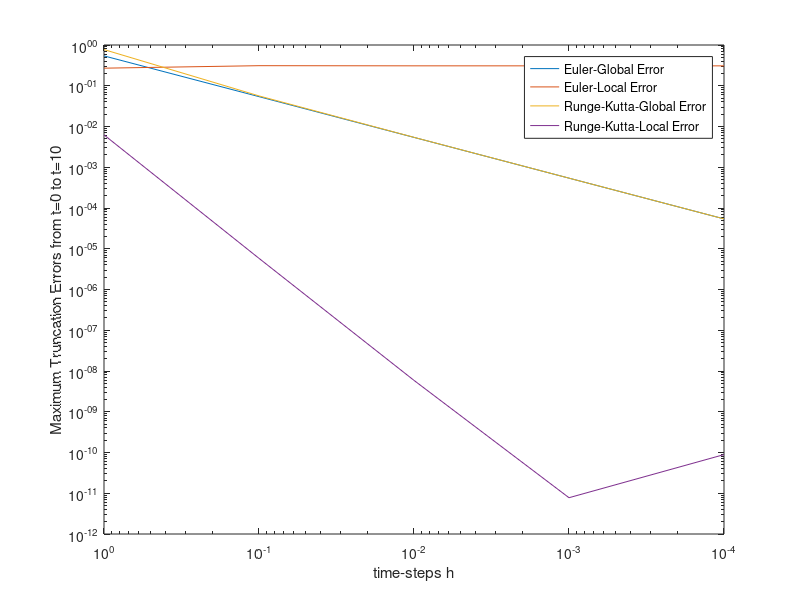

Write MATLAB code to recreate this figure.
clc;
clear;
a=0;%start time
b=10;%end time
format long;
max_error=zeros(6,5);
f=@(t,y)cos(y);
y_exact=@(t)2*atan(tanh(0.5*(t-2*atanh(tan(0.5))))); %The exact solution
%
for j=0:1:4
    h=10^-j;
    N=(b-a)/h;
    y0=-1;
    t=zeros(N,1);
    %initial values
    t(1)=a;
    w=y0;
    v=y0;
    
    A=zeros(N,8);
    A(1,1)=a;
    A(1,2)=w;
    A(1,3)=y0;
    
    A(1,4)=abs(y0-w);
    A(1,5)=((y0-w)/h);%local truncation error of euler method
    
    A(1,6)=v;
    A(1,7)=abs(y0-v);%global truncation error of euler method
    A(1,8)=((y0-v)/h);%local truncation error of euler method    
   
    p_w=w;
    p_v=v;

    for i=2:1:N
        %numerical solution after each steps
        w=p_w+h*f(t(i-1),p_w);
          
        %global truncation error of euler method
        A(i,4)=abs(y_exact(t(i-1))-w);
        
        A(i,5)=(y_exact(t(i-1))-w)/h;
        %A(i+1,5)=((y-p_w)/h-cos(p_w));%local truncation error of euler method    
       
        
        K1=h*f(t(i-1),p_v);%Runge-Kutta
        K2=h*f((t(i-1)+h/2),(p_v+K1/2));
        K3=h*f((t(i-1)+h/2),(p_v+K2/2));
        K4=h*f((t(i-1)+h),(p_v+K3));
        phi=(K1+2*K2+2*K3+K4)/(6*h);
        v=p_v+h*phi;
           
         
        t(i)=a+i*h;  
        
        A(i,1)=t(i);
        A(i,2)=p_w;
        A(i,3)=y_exact(t(i-1)); %exact value
        
        %column 4,5,7,8 of matrix A are local and trucation errors of two
        %different method
        %Global is defined as the difference between approximation solution
        %and exact solution
             
        
        A(i,6)=p_v;
        A(i,7)=abs(y_exact(t(i-1))-v);%global truncation error of runge-kutta method
        
        
        %A(i+1,8)=((y-p_v)/h-phi);%local truncation error of runge-kutta method
        A(i,8)=(y_exact(t(i-1))-v)/h;
        %p_y=y;
        p_w=w;
        p_v=v;

    end
    %A
    
    
    max_error(j+1,1)= h;
    max_error(j+1,2)= max(A(:,4)); %global euler error
    max_error(j+1,3)= max(A(:,5)); %local truncation error--euler
    max_error(j+1,4)= max(A(:,7)); %global runge-kutta error
    max_error(j+1,5)= max(A(:,8)); %local truncation error--runge-kutta
       
end
%A
%max_error
loglog(max_error(:,1),max_error(:,2),max_error(:,1),max_error(:,3),max_error(:,1),max_error(:,4),max_error(:,1),max_error(:,5));
hleg1=legend('Euler-Global Error','Euler-Local Error','Runge-Kutta-Global Error','Runge-Kutta-Local Error');
set(hleg1,'Location','NorthEast')
set(hleg1,'Interpreter','none')
xlabel('time-steps h');
ylabel('Maximum Truncation Errors from t=0 to t=10');
set(gca,'XDir','reverse');
hold off
